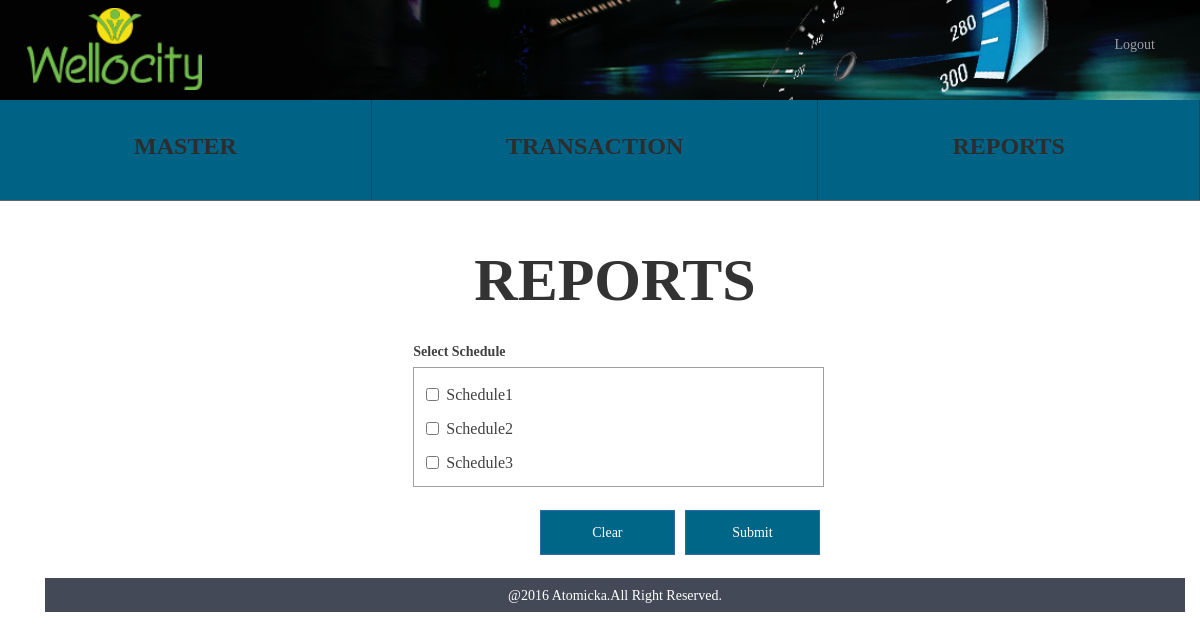
Page /reports.php (signed in) on the committed database.
### tables this page shows
CREATE TABLE IF NOT EXISTS `wc_createschedule` (
  `createschedule_id` int(10) NOT NULL AUTO_INCREMENT,
  `createschedule_name` varchar(255) NOT NULL,
  `createscheduletestbattery_id` int(10) NOT NULL,
  `createschedule_date` date NOT NULL,
  `createschedule_time` time NOT NULL,
  `createschedule_venue` text NOT NULL,
  `createschedule_status` tinyint(1) NOT NULL,
  `createschedule_createddate` timestamp NOT NULL DEFAULT CURRENT_TIMESTAMP,
  PRIMARY KEY (`createschedule_id`),
  KEY `createscheduletestbattery_id` (`createscheduletestbattery_id`)
);

### functions/create_schedule_function.php (called while the page is built, shortened)
<?php
 	class createscheduleFunction {
        public function createscheduleselectfunction(){
            $temp_arr = array();
            $res = mysql_query("SELECT * FROM wc_createschedule") or die(mysql_error());
            while($row = mysql_fetch_array($res)) {
                $temp_arr[] =$row;
            }
            return $temp_arr;
		}
	}
?>

### reports.php (the view, shortened to what this page needs)
<?php
require_once "header.php";
require_once "functions/create_schedule_function.php";
$createschedule = new createscheduleFunction();
?>
<div class="container">
	<div class="container align_center align_height">
		<span class="sports">REPORTS</span>
	</div>
	<div class="container">
		<div class="col-xs-12 col-md-11">
			<div class="col-md-4 hidden-xs"></div>
			<div class="col-xs-12 col-md-7 align_margin">
				<form id="report_form" name="report_form" action="reports.php" method="post">
					<div class="align_margin">
						<label>Select Schedule</label><br>
						<div class="area_scroll">
							<?php
							   $data = $createschedule->createscheduleselectfunction();
							   foreach( $data as $eachrecord ) {
								?>
							<div class="checkbox align_check">
					      		<label class="remember_txt"><input type="checkbox"  data-validation="checkbox_group" data-validation-qty="min1" value="<?php echo $eachrecord ['createschedule_id']; ?>" name="schedul_ids[]"><?php echo $eachrecord ['createschedule_name']; ?></label>
					    	</div>
							<?php } ?>
						</div>
					</div>
					<div class="col-md-9">
						<input type="submit" class="btn btn-primary align_right clear" name="submit" value="Submit">
						<input type="reset" class="btn btn-primary align_right test-submit clear" value="Clear">
					</div>
				</form>
			</div>
</div>
<?php require_once "footer.php" ?>

### css/style.css (style rules this page uses)
.email_txt,.pwd_txt,.remember_txt { color: #414141; font-family: Montserrat; font-size: 16px; font-weight: normal; margin: 6px 0 0 -3px; }
.align_center { text-align: center; }
.align_right { float: right; }
.sports { font-size: 60px; font-weight: bold; position: relative; font-family: Montserrat; }
.align_margin { margin-bottom:23px; }
.align_height { line-height: 2; }
.clear { background-color: #006687 !important; color: #fff !important; height: 45px; width: 135px; border-radius: 0 !important; font-weight: bold; font-family: Montserrat; margin-right: 0px; }
.area_scroll { border: 1px solid #a0a0a0; overflow-y: scroll; width: 73%; height: 120px; }
.align_check { margin: 10px 0 10px 15px; }
label { color: #414141 !important; font-family: Montserrat; }
button, input, optgroup, select, textarea { font-family: Montserrat !important; }
.parameter-submit,.test-submit { margin-right: 10px !important; }

### rows in the picture
wc_createschedule: createschedule_name "Schedule1"
wc_createschedule: createschedule_name "Schedule2"
wc_createschedule: createschedule_name "Schedule3"
